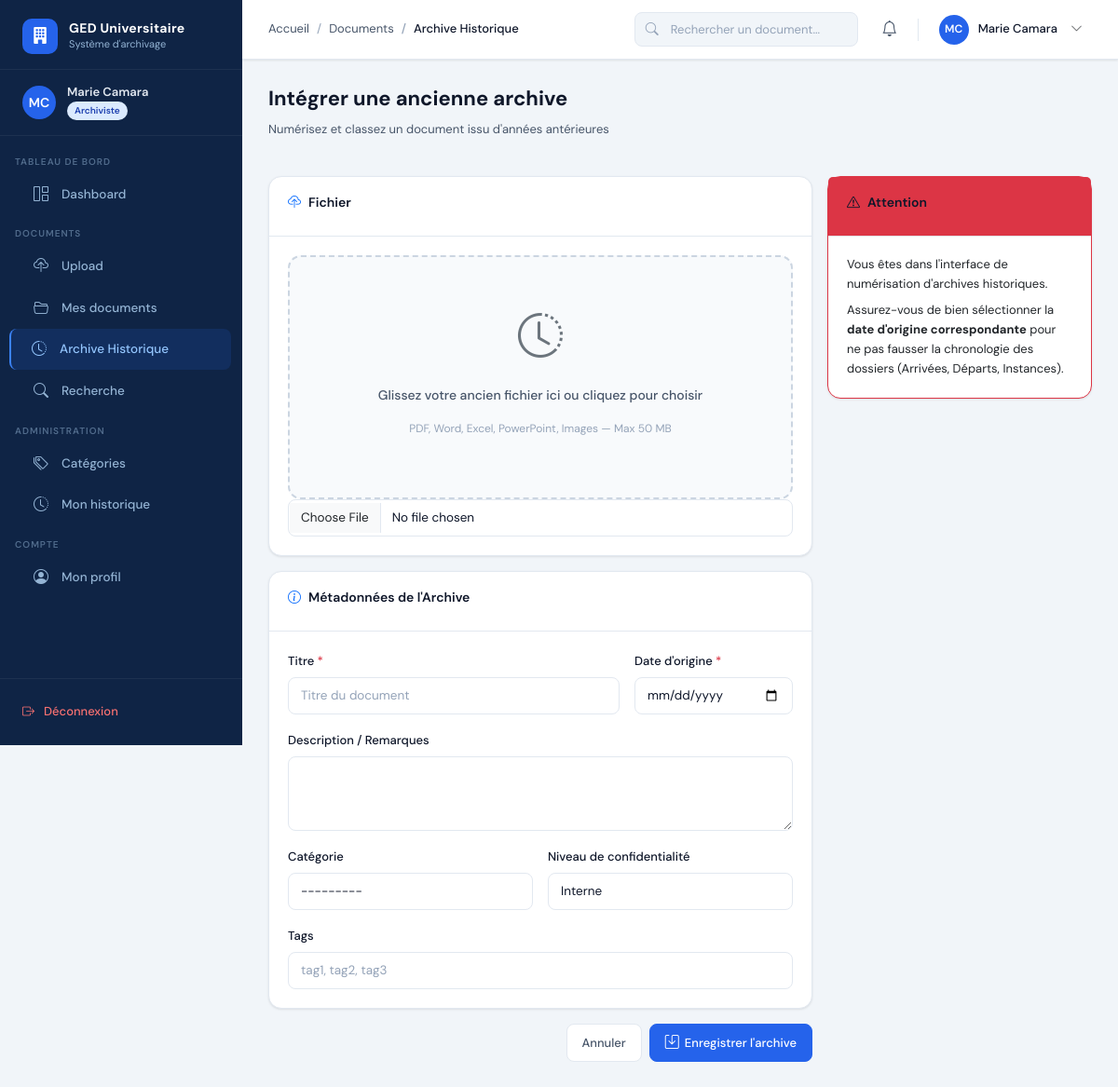
The page /dashboard/documents/upload-ancienne/ (signed in) on the database its author committed.
### apps/accounts/models.py (models this page shows, shortened)
class User(AbstractUser):
    ROLE_CHOICES = [
        ('administrateur', 'Administrateur'),
        ('archiviste', 'Archiviste'),
    ]
    role = models.CharField(max_length=20, choices=ROLE_CHOICES, default='archiviste')
    photo = models.ImageField(upload_to='photos/', blank=True, null=True)
    telephone = models.CharField(max_length=20, blank=True)
    departement = models.CharField(max_length=100, blank=True)
    is_active = models.BooleanField(default=True)
    created_at = models.DateTimeField(auto_now_add=True)
    updated_at = models.DateTimeField(auto_now=True)
    def is_admin(self):
        return self.role == 'administrateur'
    class Meta:
        verbose_name = 'Utilisateur'
        verbose_name_plural = 'Utilisateurs'

### apps/documents/views.py (the view, shortened to what this page needs)
# urls.py: path('documents/upload-ancienne/', views.upload_ancienne_archive, name='upload_ancienne_archive'),
@login_required
def upload_ancienne_archive(request):
    if request.user.is_admin():
        from django.core.exceptions import PermissionDenied
        raise PermissionDenied
    from .forms import LegacyDocumentForm
    form = LegacyDocumentForm(request.POST or None, request.FILES or None)
    return render(request, 'archiviste/upload_ancienne.html', {'form': form})

### apps/documents/forms.py
class LegacyDocumentForm(DocumentForm):
    date_origine = forms.DateField(
        widget=forms.DateInput(attrs={'class': 'form-control', 'type': 'date'}),
        label="Date d'origine de l'archive"
    )
    class Meta(DocumentForm.Meta):
        fields = ['titre', 'description', 'fichier', 'categorie', 'confidentialite']

### apps/categories/models.py (called while the page is built)
    def __str__(self):
        return self.nom

### templates/archiviste/upload_ancienne.html (shortened to what this page needs)
{% extends 'base.html' %}
{% block breadcrumb %}
<li class="breadcrumb-item"><a href="{% url 'liste_documents' %}">Documents</a></li>
<li class="breadcrumb-item active">Archive Historique</li>
{% endblock %}
{% block content %}
<div class="page-header">
  <div>
    <h1 class="page-title">Intégrer une ancienne archive</h1>
    <p class="page-subtitle">Numérisez et classez un document issu d'années antérieures</p>
  </div>
</div>
<div class="row g-3">
  <div class="col-12 col-lg-8">
    <form method="post" enctype="multipart/form-data" id="upload-form">
      <div class="card mb-3">
        <div class="card-header"><span class="card-title"><i class="bi bi-cloud-upload me-2 text-primary"></i>Fichier</span></div>
        <div class="card-body">
          <div class="upload-zone" id="upload-zone">
            <div class="upload-icon"><i class="bi bi-clock-history text-secondary"></i></div>
            <p class="upload-text">Glissez votre ancien fichier ici ou cliquez pour choisir</p>
            <p class="upload-sub">PDF, Word, Excel, PowerPoint, Images — Max 50 MB</p>
          </div>
          {{ form.fichier }}
        </div>
      </div>
      <div class="card mb-3">
        <div class="card-header"><span class="card-title"><i class="bi bi-info-circle me-2 text-primary"></i>Métadonnées de l'Archive</span></div>
        <div class="card-body">
          <div class="row g-3">
            <div class="col-12 col-md-8">
              <label class="form-label">Titre <span class="text-danger">*</span></label>
              {{ form.titre }}
            </div>
            <div class="col-12 col-md-4">
              <label class="form-label">Date d'origine <span class="text-danger">*</span></label>
              {{ form.date_origine }}
            </div>
            <div class="col-12">
              <label class="form-label">Description / Remarques</label>
              {{ form.description }}
            </div>
            <div class="col-12 col-md-6">
              <label class="form-label">Catégorie</label>
              {{ form.categorie }}
            </div>
            <div class="col-12 col-md-6">
              <label class="form-label">Niveau de confidentialité</label>
              {{ form.confidentialite }}
            </div>
            <div class="col-12">
              <label class="form-label">Tags</label>
              {{ form.tags_input }}
            </div>
          </div>
        </div>
      </div>
      <div class="d-flex gap-2 justify-content-end">
        <a href="{% url 'liste_documents' %}" class="btn btn-outline">Annuler</a>
        <button type="submit" class="btn btn-primary"><i class="bi bi-save"></i> Enregistrer l'archive</button>
      </div>
    </form>
  </div>
  <div class="col-12 col-lg-4">
    <div class="card mb-3 border-danger">
      <div class="card-header bg-danger text-white"><span class="card-title"><i class="bi bi-exclamation-triangle me-2"></i>Attention</span></div>
      <div class="card-body">
        <p class="text-sm mb-0">Vous êtes dans l'interface de numérisation d'archives historiques.</p>
        <p class="text-sm mt-2 mb-0">Assurez-vous de bien sélectionner la <strong>date d'origine correspondante</strong> pour ne pas fausser la chronologie des dossiers (Arrivées, Départs, Instances).</p>
      </div>
    </div>
  </div>
</div>
{% endblock %}

### templates/base.html (shortened to what this page needs)
<!DOCTYPE html>
<html lang="fr">
<head>
  {% load static %}
  <link rel="stylesheet" href="https://cdn.jsdelivr.net/npm/bootstrap@5.3.2/dist/css/bootstrap.min.css">
  <link rel="stylesheet" href="https://cdn.jsdelivr.net/npm/bootstrap-icons@1.11.3/font/bootstrap-icons.min.css">
  <link rel="stylesheet" href="{% static 'css/main.css' %}">
</head>
<body>
<aside class="sidebar" id="sidebar">
  <a href="{% url 'dashboard' %}" class="sidebar-logo">
    <div class="sidebar-logo-icon"><i class="bi bi-building-fill"></i></div>
    <div class="sidebar-logo-text">
      <div class="brand">GED Universitaire</div>
      <div class="sub">Système d'archivage</div>
    </div>
  </a>
  <div class="sidebar-user">
    <div class="sidebar-user-avatar">
      {% if user.photo %}<img src="{{ user.photo.url }}" alt="">
      {% else %}{{ user.first_name|first|upper }}{{ user.last_name|first|upper }}
      {% endif %}
    </div>
    <div>
      <div class="sidebar-user-name">{{ user.get_full_name|default:user.username }}</div>
      <div class="sidebar-user-role">
        <span class="sidebar-badge {% if user.is_admin %}badge-admin{% else %}badge-archiviste{% endif %}">
          {{ user.get_role_display }}
        </span>
      </div>
    </div>
  </div>
  <nav class="sidebar-nav">
    {% if user.is_admin %}
      <div class="sidebar-section"><div class="sidebar-section-title">Tableau de bord</div></div>
      <a href="{% url 'dashboard' %}" class="sidebar-link {% if request.resolver_match.url_name == 'dashboard' %}active{% endif %}">
        <i class="bi bi-grid-1x2"></i> Dashboard
      </a>
      <div class="sidebar-section"><div class="sidebar-section-title">Documents</div></div>
      <a href="{% url 'recherche_documents' %}" class="sidebar-link {% if request.resolver_match.url_name == 'recherche_documents' %}active{% endif %}">
        <i class="bi bi-search"></i> Recherche
      </a>
      <a href="{% url 'consultation_archives' %}" class="sidebar-link {% if request.resolver_match.url_name == 'consultation_archives' %}active{% endif %}">
        <i class="bi bi-archive"></i> Archives
      </a>
      <div class="sidebar-section"><div class="sidebar-section-title">Système</div></div>
      <a href="{% url 'historique_systeme' %}" class="sidebar-link {% if request.resolver_match.url_name == 'historique_systeme' %}active{% endif %}">
        <i class="bi bi-clock-history"></i> Historique
      </a>
      <a href="{% url 'gestion_utilisateurs' %}" class="sidebar-link {% if request.resolver_match.url_name == 'gestion_utilisateurs' %}active{% endif %}">
        <i class="bi bi-people"></i> Utilisateurs
      </a>
    {% else %}
      <div class="sidebar-section"><div class="sidebar-section-title">Tableau de bord</div></div>
      <a href="{% url 'dashboard' %}" class="sidebar-link {% if request.resolver_match.url_name == 'dashboard' %}active{% endif %}">
        <i class="bi bi-grid-1x2"></i> Dashboard
      </a>
      <div class="sidebar-section"><div class="sidebar-section-title">Documents</div></div>
      <a href="{% url 'upload_document' %}" class="sidebar-link {% if request.resolver_match.url_name == 'upload_document' %}active{% endif %}">
        <i class="bi bi-cloud-upload"></i> Upload
      </a>
      <a href="{% url 'liste_documents' %}" class="sidebar-link {% if request.resolver_match.url_name == 'liste_documents' %}active{% endif %}">
        <i class="bi bi-folder2-open"></i> Mes documents
      </a>
      <a href="{% url 'upload_ancienne_archive' %}" class="sidebar-link {% if request.resolver_match.url_name == 'upload_ancienne_archive' %}active{% endif %}">
        <i class="bi bi-clock-history"></i> Archive Historique
      </a>
      <a href="{% url 'recherche_documents' %}" class="sidebar-link {% if request.resolver_match.url_name == 'recherche_documents' %}active{% endif %}">
        <i class="bi bi-search"></i> Recherche
      </a>
      <div class="sidebar-section"><div class="sidebar-section-title">Administration</div></div>
      <a href="{% url 'liste_categories' %}" class="sidebar-link {% if request.resolver_match.url_name == 'liste_categories' %}active{% endif %}">
        <i class="bi bi-tags"></i> Catégories
      </a>
      <a href="{% url 'historique_personnel' %}" class="sidebar-link {% if request.resolver_match.url_name == 'historique_personnel' %}active{% endif %}">
        <i class="bi bi-clock-history"></i> Mon historique
      </a>
    {% endif %}
    <div class="sidebar-section"><div class="sidebar-section-title">Compte</div></div>
    <a href="{% url 'profil' %}" class="sidebar-link {% if request.resolver_match.url_name == 'profil' %}active{% endif %}">
      <i class="bi bi-person-circle"></i> Mon profil
    </a>
  </nav>
  <div class="sidebar-footer">
    <a href="{% url 'deconnexion' %}" class="sidebar-logout">
      <i class="bi bi-box-arrow-right"></i> Déconnexion
    </a>
  </div>
</aside>
<div class="main-wrapper">
  <header class="top-navbar">
    <div class="navbar-breadcrumb">
      <nav aria-label="breadcrumb">
        <ol class="breadcrumb">
          <li class="breadcrumb-item"><a href="{% url 'dashboard' %}">Accueil</a></li>
          {% block breadcrumb %}{% endblock %}
        </ol>
      </nav>
    </div>
    <div class="navbar-search d-none d-md-flex">
      <i class="bi bi-search search-icon"></i>
      <form action="{% url 'recherche_documents' %}" method="get">
        <input type="text" name="q" placeholder="Rechercher un document..." class="form-control">
      </form>
    </div>
    <div class="navbar-actions">
      <div class="dropdown">
        <button class="navbar-btn position-relative" data-bs-toggle="dropdown" aria-expanded="false">
          <i class="bi bi-bell"></i>
        </button>
      </div>
      <div class="dropdown">
        <div class="navbar-user" data-bs-toggle="dropdown" style="cursor:pointer;">
          <div class="navbar-user-avatar">
            {% if user.photo %}<img src="{{ user.photo.url }}" alt="">
            {% else %}{{ user.first_name|first|upper }}{{ user.last_name|first|upper }}
            {% endif %}
          </div>
          <span class="navbar-user-name d-none d-lg-block">{{ user.get_full_name|default:user.username }}</span>
          <i class="bi bi-chevron-down text-sm text-muted d-none d-lg-block ms-1"></i>
        </div>
      </div>
    </div>
  </header>
  <main class="content-area">
    {% block content %}{% endblock %}
  </main>
</div>
</body>
</html>

### rows shown on the page
User: first_name|first "M", last_name|first "C", get_full_name "Marie Camara", role "Archiviste"
